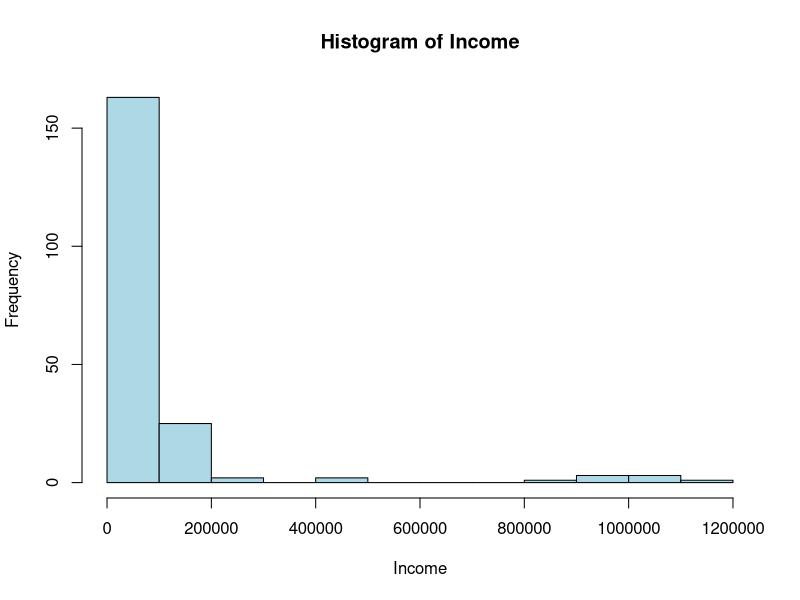
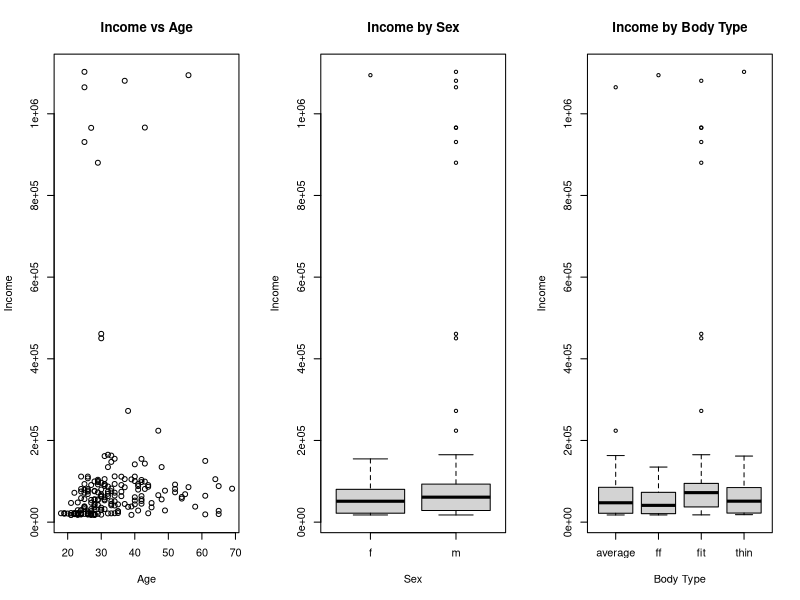
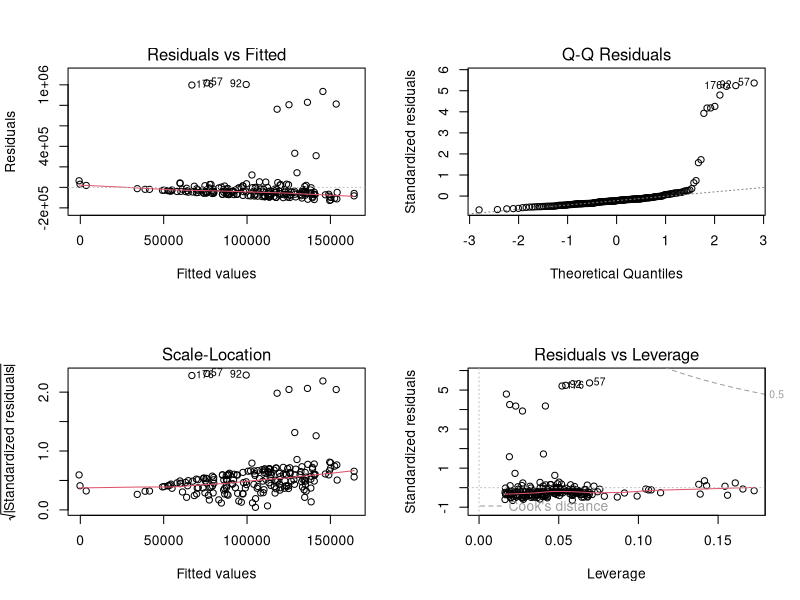
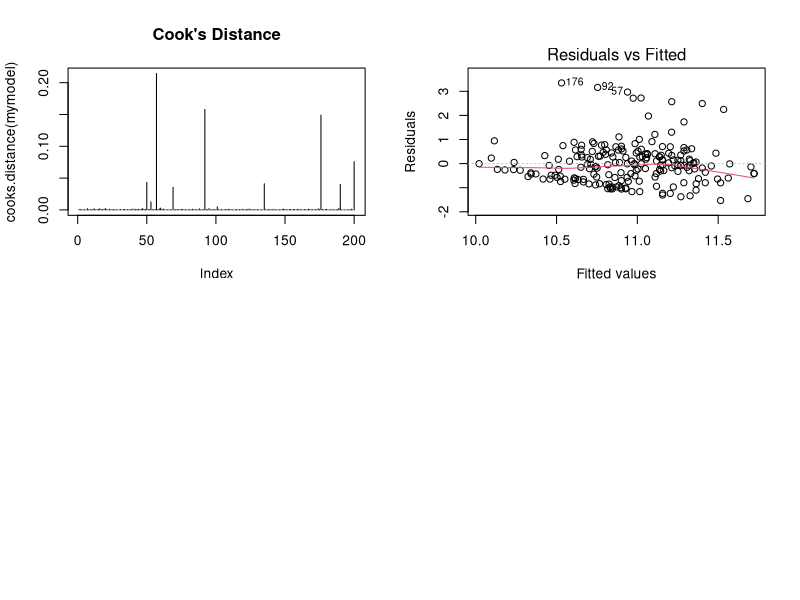

Here is the R script that generated these plots, in order:
# ============================================
#  Online Dating Income Analysis (R Script)
# ============================================

# --------------------------------------------
# 1. Import Dataset
# --------------------------------------------
OnlineDating <- read.csv("OnlineDating.csv", header = TRUE)

# View variable names
names(OnlineDating)

# Assign variables
sex        <- OnlineDating$sex
age        <- OnlineDating$age
body_type  <- OnlineDating$body_type
income     <- OnlineDating$income
diet       <- OnlineDating$diet
smokes     <- OnlineDating$smokes
status     <- OnlineDating$status
height     <- OnlineDating$height


# --------------------------------------------
# 2. Summary Statistics
# --------------------------------------------
summary(OnlineDating)


# --------------------------------------------
# 3. Distribution of Income
# --------------------------------------------
hist(income,
     main = "Histogram of Income",
     xlab = "Income",
     col = "lightblue")

# Interpretation:
# The distribution of income is right-skewed.
# Most individuals earn between 0 and 100,000 USD,
# with a small number of individuals earning significantly higher incomes.


# --------------------------------------------
# 4. Relationship Between Income and Predictors
# --------------------------------------------
par(mfrow = c(1, 3))

# Age vs Income
plot(age, income,
     main = "Income vs Age",
     xlab = "Age",
     ylab = "Income")

# Interpretation:
# Most individuals earn relatively low incomes across all ages.
# Only a few individuals earn very high incomes,
# suggesting a weak relationship between age and income.

# Income vs Sex
boxplot(income ~ sex,
        main = "Income by Sex",
        xlab = "Sex",
        ylab = "Income")

# Interpretation:
# Males appear to have a slightly higher median income and greater variability than females.
# However, there is considerable overlap between the groups,
# indicating that sex may not strongly influence income.

# Income vs Body Type
boxplot(income ~ body_type,
        main = "Income by Body Type",
        xlab = "Body Type",
        ylab = "Income")

# Interpretation:
# Income varies across body types, but differences are minimal.
# There is substantial overlap between categories,
# suggesting that body type is not a strong predictor of income.


# --------------------------------------------
# 5. Convert Variables to Factors
# --------------------------------------------
sex_factor        <- as.factor(sex)
body_type_factor  <- as.factor(body_type)
diet_factor       <- as.factor(diet)
smokes_factor     <- as.factor(smokes)
status_factor     <- as.factor(status)


# --------------------------------------------
# 6–7. Set Reference Levels
# --------------------------------------------
sex_ref        <- relevel(sex_factor, ref = "f")
body_type_ref  <- relevel(body_type_factor, ref = "average")
diet_ref       <- relevel(diet_factor, ref = "0")
smokes_ref     <- relevel(smokes_factor, ref = "0")
status_ref     <- relevel(status_factor, ref = "0")

# Justification:
# - "f" (female) is used as a baseline for gender comparison.
# - "average" represents a natural baseline for body type.
# - "0" represents the absence of a condition (e.g., non-smoker).


# --------------------------------------------
# 8. Fit Multiple Linear Regression Model
# --------------------------------------------
mymodel <- lm(income ~ age + sex_ref + body_type_ref +
                diet_ref + smokes_ref +
                status_ref + height,
              data = OnlineDating)

summary(mymodel)


# --------------------------------------------
# 9. Interpretation of Coefficients
# --------------------------------------------

# Sex:
# Holding all other variables constant, males earn on average more than females.
# However, this effect is not statistically significant (p > 0.05).

# Age:
# For each additional year of age, income increases slightly on average.
# This effect is weak and not statistically significant.

# Body Type:
# Compared to individuals with an average body type,
# other body types show small differences in income.
# These effects are not statistically significant.

# Diet:
# Individuals with different dietary habits show some variation in income,
# but the effect is not statistically significant.

# Smoking:
# Smokers tend to earn less on average than non-smokers.
# However, this effect is not statistically significant.

# Relationship Status:
# Income varies slightly across relationship statuses,
# but the effect is not statistically significant.

# Height:
# There is a small positive association between height and income,
# but it is not statistically significant.


# --------------------------------------------
# 10. Overall Model Significance
# --------------------------------------------
# H0: β1 = β2 = ... = βk = 0
# H1: At least one βj ≠ 0

# Based on the F-statistic p-value (~0.849),
# we fail to reject the null hypothesis at α = 0.05.

# Conclusion:
# The explanatory variables, as a group, do not significantly
# explain variation in income.


# --------------------------------------------
# 11. Diagnostic Plots
# --------------------------------------------
par(mfrow = c(2, 2))
plot(mymodel)


# --------------------------------------------
# 12. Assumption Checks
# --------------------------------------------

# Linearity:
# Residual plots do not show a clear linear pattern,
# suggesting that the linearity assumption may not hold.

# Normality:
# The Q-Q plot deviates from the reference line,
# indicating that residuals are not normally distributed.

# Homoscedasticity:
# The spread of residuals is uneven,
# suggesting heteroscedasticity (non-constant variance).


# --------------------------------------------
# 13. Influential Observations
# --------------------------------------------

# Cook's Distance
plot(cooks.distance(mymodel), type = "h",
     main = "Cook's Distance")

# Leverage
n <- length(hatvalues(mymodel))
p <- length(coef(mymodel))

which(hatvalues(mymodel) > (2 * p / n))

# Interpretation:
# Observations with high leverage or large Cook’s distance
# may have a strong influence on the model and should be examined further.


# --------------------------------------------
# 14. Model Selection
# --------------------------------------------

# Stepwise selection
step_model <- step(mymodel, direction = "both")
summary(step_model)

# Interpretation:
# The stepwise procedure selects the intercept-only model (income ~ 1),
# indicating that none of the predictors significantly improve the model.


# --------------------------------------------
# 15. Log Transformation
# --------------------------------------------
incomeLog <- log(income + 1)

# Refit model
mymodel2 <- lm(incomeLog ~ age + sex_ref + body_type_ref +
                 diet_ref + smokes_ref +
                 status_ref + height,
               data = OnlineDating)

summary(mymodel2)


# --------------------------------------------
# 16. Model Comparison
# --------------------------------------------
summary(mymodel)
summary(mymodel2)

plot(mymodel2, 1)

# Interpretation:
# The log transformation improves the distribution of residuals
# and stabilizes variance.

# Final Conclusion:
# The transformed model performs better than the original model,
# but the predictors still do not strongly explain income.
